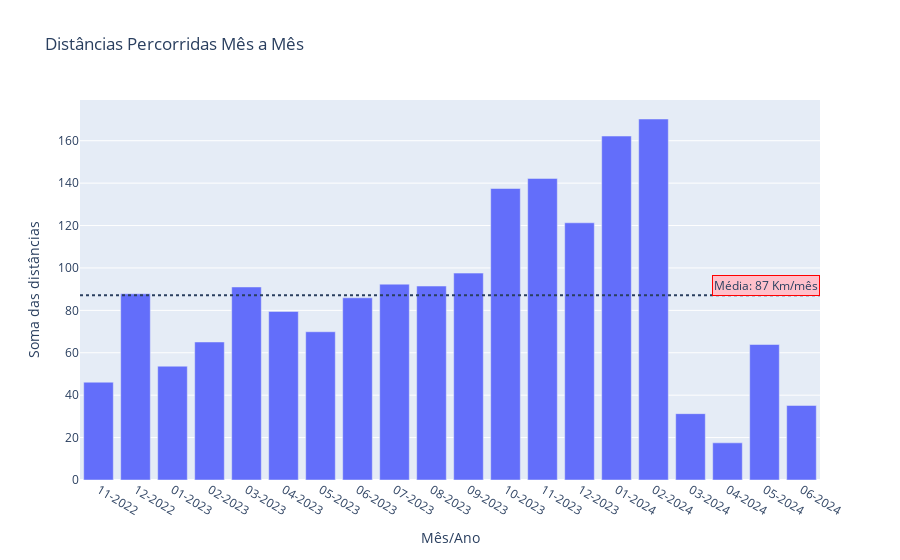

Notebook cell for this chart:
### Markdown cell above
Observamos que, na maioria dos meses, os esportes predominantes são corrida e treino com peso. A partir de abril de 2024, notamos uma heterogeneidade nos tipos de esporte. Nesse mesmo mês, a atividade de corrida não foi encontrada, pois o indivíduo estava parado nesse exercício, explorando outras modalidades. Em maio de 2024, a corrida foi retomada, mas o indivíduo continuou praticando outras atividades. 🏃♂️💪

### Code cell
# 📏 Quais são as distâncias percorridas mês a mês? ✅
# Agrupar os dados por 'ano_mes' e somar a 'distance'
distancias_percorridas = df.groupby('ano_mes')['distance'].sum().reset_index()

# Calcular distância média
media = distancias_percorridas['distance'].mean()

# Ordenar os dados
distancias_percorridas['ano_mes'] = pd.to_datetime(distancias_percorridas['ano_mes'], format='%m-%Y')
distancias_percorridas.sort_values(by='ano_mes', inplace=True)
distancias_percorridas['ano_mes'] = distancias_percorridas['ano_mes'].dt.strftime('%m-%Y')
distancias_percorridas.columns = ["Mês/Ano", "Soma das distâncias"]

# Plotar o gráfico de barras
fig = px.bar(distancias_percorridas, x='Mês/Ano', y='Soma das distâncias', title='Distâncias Percorridas Mês a Mês')
fig.add_hline(y=media, line_dash="dot", annotation_text="", annotation_position="bottom right")

# Adicionar rótulo de dados na linha da média
fig.add_annotation(
    xref="paper", x=1, y=media,
    text=f"Média: {media:.0f} Km/mês",
    showarrow=False,
    yshift=10,
    bordercolor='red',
    bgcolor='pink')

# Mostrar o gráfico
fig.show()
fig.write_image("meu_grafico07.png")

### Figure 1 — Plotly figure (JSON) as saved in the notebook; plotly's stock layout.template omitted (floating-point values rounded to 4 significant figures)
{"data": [{"alignmentgroup": "True", "hovertemplate": "Mês/Ano=%{x}<br>Soma das distâncias=%{y}<extra></extra>", "legendgroup": "", "marker": {"color": "#636efa", "pattern": {"shape": ""}}, "name": "", "offsetgroup": "", "orientation": "v", "showlegend": false, "textposition": "auto", "type": "bar", "x": ["11-2022", "12-2022", "01-2023", "02-2023", "03-2023", "04-2023", "05-2023", "06-2023", "07-2023", "08-2023", "09-2023", "10-2023", "11-2023", "12-2023", "01-2024", "02-2024", "03-2024", "04-2024", "05-2024", "06-2024"], "xaxis": "x", "y": [46.13, 87.78, 53.67, 65.09, 91.03, 79.48, 69.91, 85.92, 92.36, 91.46, 97.57, 137.5, 142.2, 121.3, 162.2, 170.2, 31.29, 17.53, 63.9, 35.16], "yaxis": "y"}], "layout": {"annotations": [{"showarrow": false, "text": "", "x": 1, "xanchor": "right", "xref": "x domain", "y": 87.09, "yanchor": "top", "yref": "y"}, {"bgcolor": "pink", "bordercolor": "red", "showarrow": false, "text": "Média: 87 Km/mês", "x": 1, "xref": "paper", "y": 87.09, "yshift": 10}], "barmode": "relative", "legend": {"tracegroupgap": 0}, "shapes": [{"line": {"dash": "dot"}, "type": "line", "x0": 0, "x1": 1, "xref": "x domain", "y0": 87.09, "y1": 87.09, "yref": "y"}], "title": {"text": "Distâncias Percorridas Mês a Mês"}, "xaxis": {"anchor": "y", "domain": [0, 1], "title": {"text": "Mês/Ano"}}, "yaxis": {"anchor": "x", "domain": [0, 1], "title": {"text": "Soma das distâncias"}}}}
